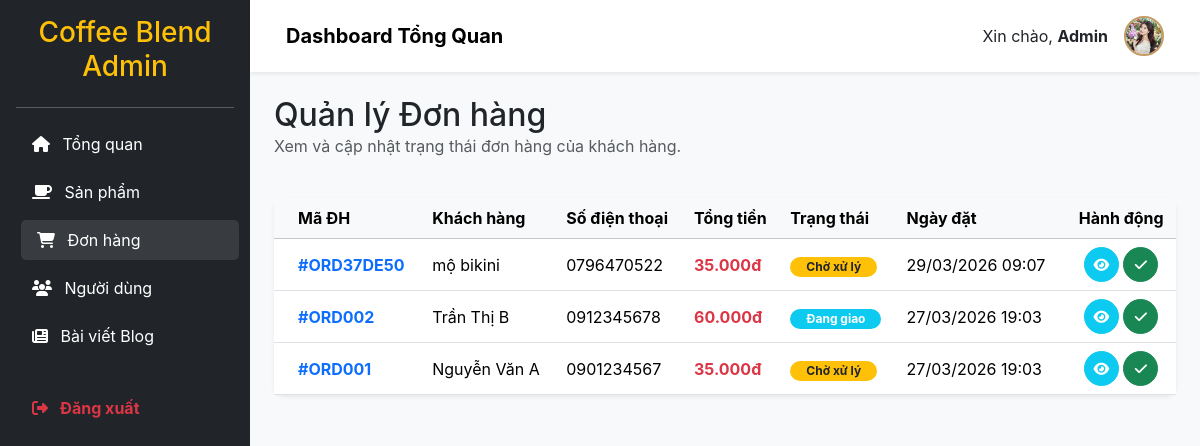
The app's page /admin/orders.php (signed in) with its own data.
### tables this page shows
CREATE TABLE `orders` (
  `order_id` int(11) NOT NULL,
  `order_code` varchar(20) NOT NULL COMMENT 'Mã đơn hàng',
  `user_id` int(11) DEFAULT NULL,
  `customer_name` varchar(100) NOT NULL,
  `customer_email` varchar(100) DEFAULT NULL,
  `customer_phone` varchar(15) NOT NULL,
  `customer_address` text NOT NULL,
  `note` text DEFAULT NULL,
  `subtotal` decimal(10,2) NOT NULL COMMENT 'Tạm tính',
  `shipping_fee` decimal(10,2) DEFAULT 0.00,
  `discount` decimal(10,2) DEFAULT 0.00,
  `total` decimal(10,2) NOT NULL COMMENT 'Tổng thanh toán',
  `payment_method` varchar(50) DEFAULT 'cod' COMMENT 'cod, bank, momo, vnpay',
  `payment_status` enum('pending','paid','failed','refunded') DEFAULT 'pending',
  `order_status` enum('pending','confirmed','preparing','shipping','delivered','cancelled') DEFAULT 'pending',
  `order_date` datetime DEFAULT current_timestamp(),
  `delivery_date` datetime DEFAULT NULL,
  `completed_at` datetime DEFAULT NULL
);

### config/functions.php (called while the page is built, shortened)
<?php
function format_price($price) {
    return number_format($price, 0, ',', '.') . 'đ';
}
function sanitize($input) {
    return htmlspecialchars(trim($input), ENT_QUOTES, 'UTF-8');
}
?>

### admin/orders.php (the view, shortened to what this page needs)
<?php
include 'includes/header.php';
include 'includes/sidebar.php';
?>
<div class="row mb-4">
    <div class="col-12 d-flex justify-content-between align-items-center">
        <div>
            <h2 class="mb-0">Quản lý Đơn hàng</h2>
            <p class="text-muted">Xem và cập nhật trạng thái đơn hàng của khách hàng.</p>
        </div>
    </div>
</div>
<div class="card shadow-sm">
    <div class="card-body p-0">
        <div class="table-responsive">
            <table class="table table-hover align-middle mb-0">
                <thead class="table-light">
                    <tr>
                        <th class="ps-4">Mã ĐH</th>
                        <th>Khách hàng</th>
                        <th>Số điện thoại</th>
                        <th>Tổng tiền</th>
                        <th>Trạng thái</th>
                        <th>Ngày đặt</th>
                        <th class="text-center">Hành động</th>
                    </tr>
                </thead>
                <tbody>
                    <?php
                    try {
                        $query = "SELECT * FROM orders ORDER BY order_id DESC";
                        $stmt = $pdo->query($query);
                        $orders = $stmt->fetchAll();
                        if (count($orders) > 0) {
                            foreach ($orders as $order) {
                                $status_badge = 'bg-warning text-dark';
                                $status_text = 'Chờ xử lý';
                                switch($order['order_status']) {
                                    case 'shipping': $status_badge = 'bg-info'; $status_text = 'Đang giao'; break;
                                }
                    ?>
                    <tr>
                        <td class="ps-4 fw-bold text-primary">#<?php echo sanitize($order['order_code']); ?></td>
                        <td><?php echo sanitize($order['customer_name']); ?></td>
                        <td><?php echo sanitize($order['customer_phone']); ?></td>
                        <td class="text-danger fw-bold"><?php echo format_price($order['total']); ?></td>
                        <td><span class="badge <?php echo $status_badge; ?> rounded-pill px-3"><?php echo $status_text; ?></span></td>
                        <td><?php echo date('d/m/Y H:i', strtotime($order['order_date'])); ?></td>
                        <td class="text-center">
                            <a href="order-detail.php?id=<?php echo $order['order_id']; ?>" class="btn btn-sm btn-info text-white rounded-circle p-2" title="Xem chi tiết" style="width: 35px; height: 35px; display: inline-flex; align-items: center; justify-content: center;"><i class="fas fa-eye"></i></a>
                            <button class="btn btn-sm btn-success rounded-circle p-2" title="Xác nhận" style="width: 35px; height: 35px; display: inline-flex; align-items: center; justify-content: center;"><i class="fas fa-check"></i></button>
                        </td>
                    </tr>
                    <?php
                            }
                        } else {
                            echo "<tr><td colspan='7' class='text-center py-4'>Chưa có đơn hàng nào.</td></tr>";
                        }
                    } catch (PDOException $e) {
                        echo "<tr><td colspan='7' class='text-center py-4 text-danger'>Lỗi: " . $e->getMessage() . "</td></tr>";
                    }
                    ?>
                </tbody>
            </table>
        </div>
    </div>
</div>
<?php include 'includes/footer.php'; ?>

### admin/css/admin.css (style rules this page uses)
body { font-family: 'Inter', 'Segoe UI', Roboto, sans-serif; background-color: #f8f9fa; }
.card { border: none; border-radius: 10px; box-shadow: 0 4px 6px rgba(0,0,0,0.05); transition: transform 0.3s; }

### records on screen
orders: order_code "ORD37DE50", customer_name "mộ bikini", customer_phone "0796470522", total "35.000đ", status_text "Chờ xử lý", order_date "29/03/2026 09:07", $order['order_id'] 3 (drawn)
orders: order_code "ORD002", customer_name "Trần Thị B", customer_phone "0912345678", total "60.000đ", order_status "Đang giao", order_date "27/03/2026 19:03"
orders: order_code "ORD001", customer_name "Nguyễn Văn A", customer_phone "0901234567", total "35.000đ", status_text "Chờ xử lý", order_date "27/03/2026 19:03"
